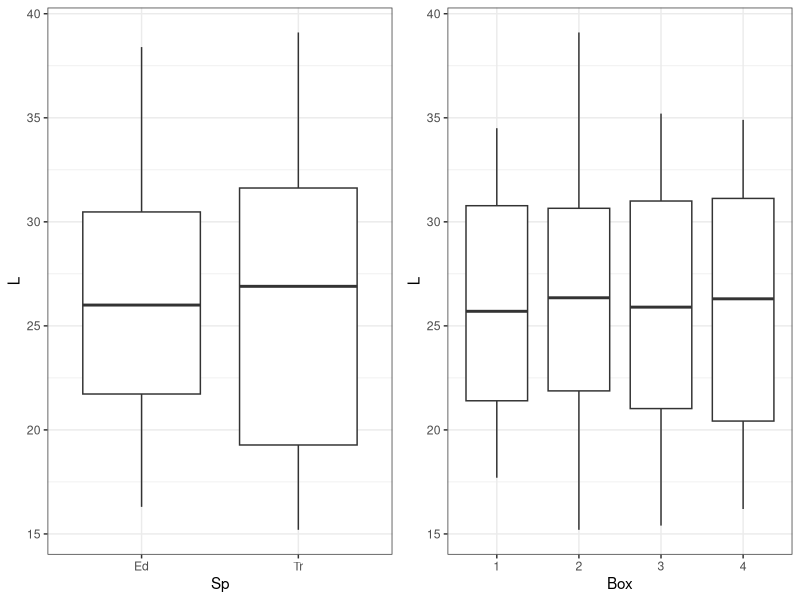
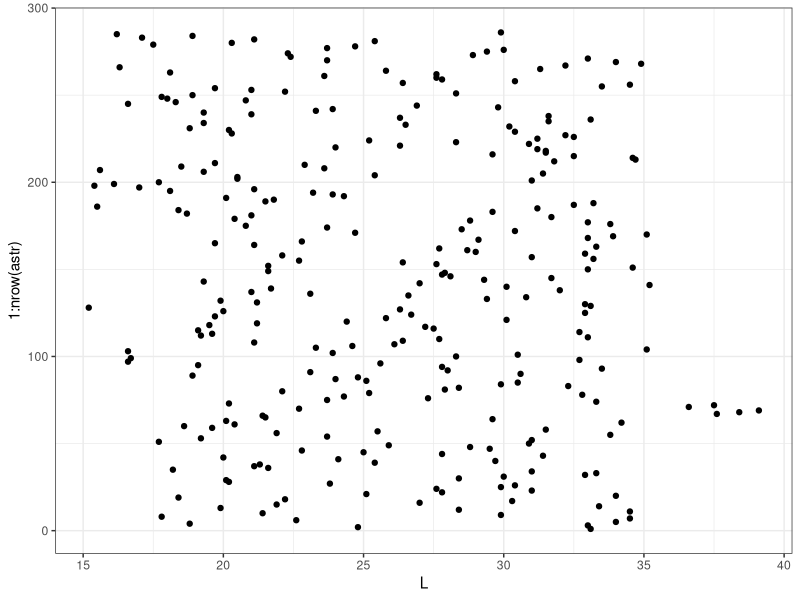
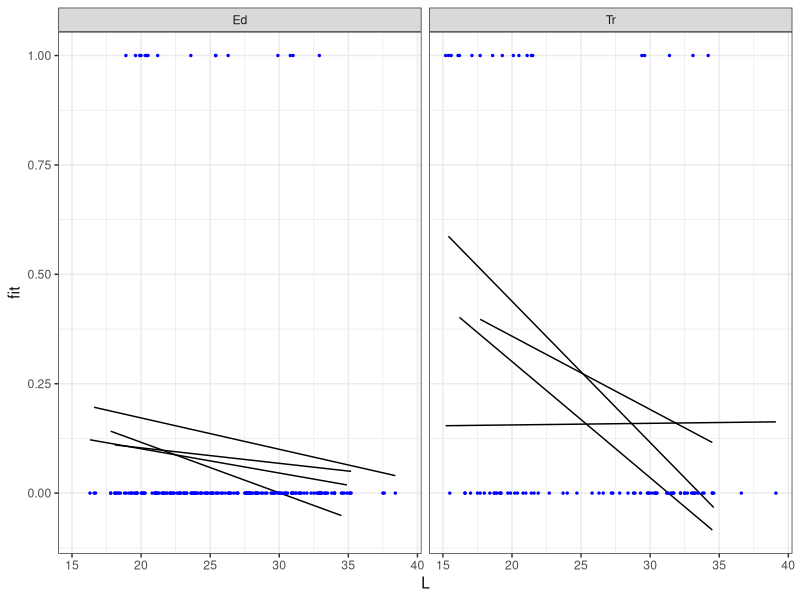
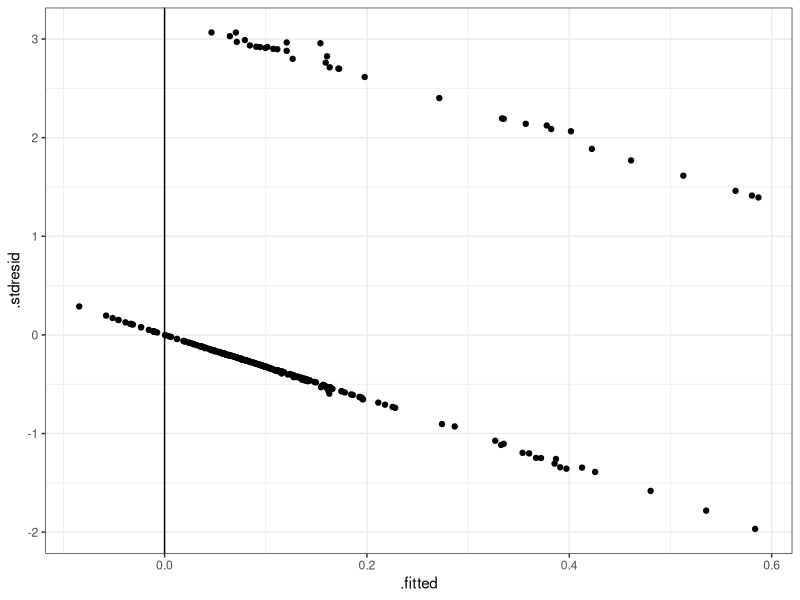
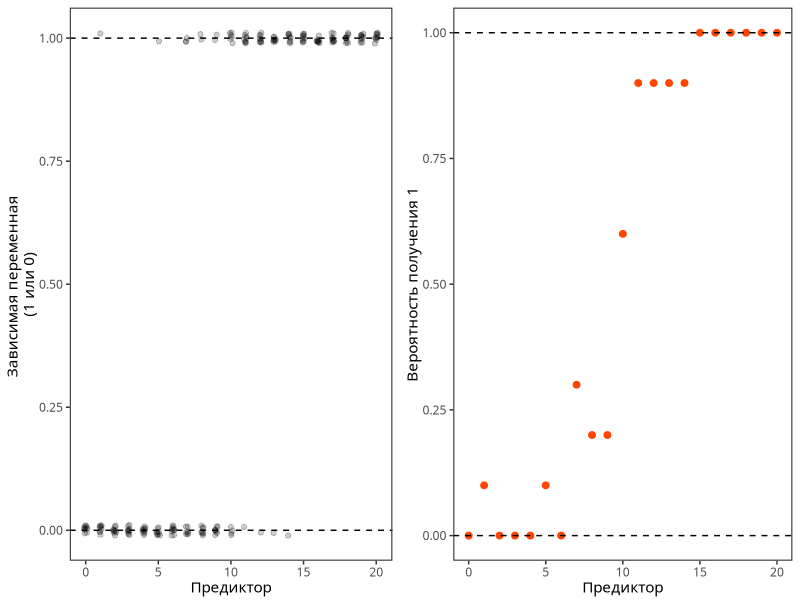
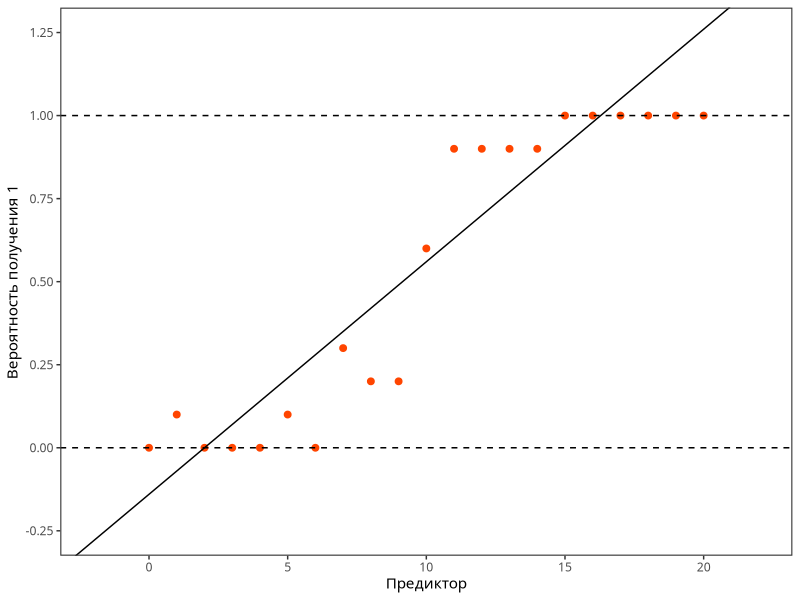
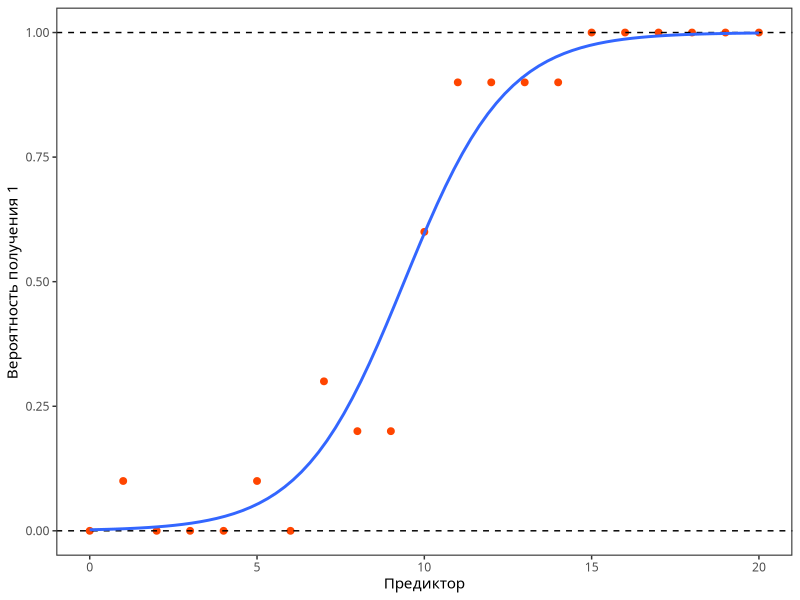
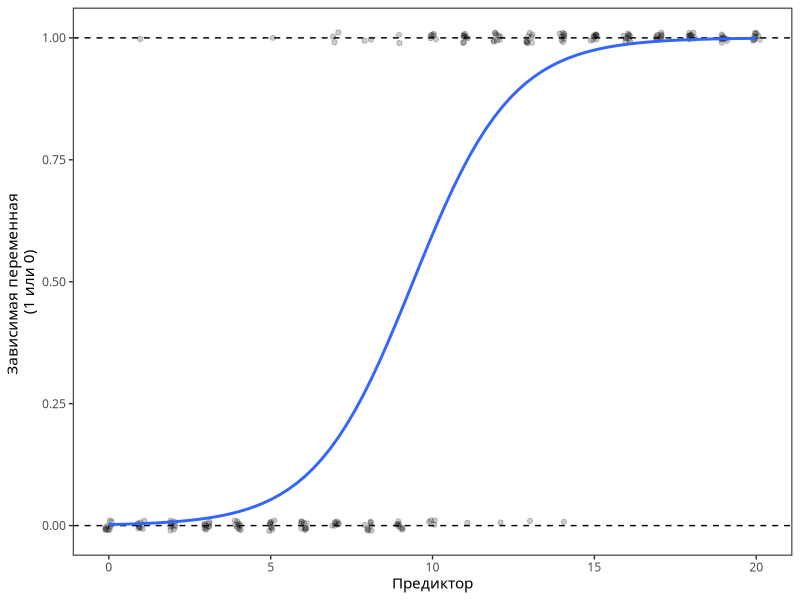

Write R code to recreate these figures, in order.
## ---- chunk 1
# output options
options(width = 70, scipen = 6, digits = 3)
library (knitr)
library (scales)
# chunk default options
opts_chunk$set(fig.show='hold', size='footnotesize', comment='#', 
               fig.width=4.5, out.width='3in',
               fig.height=2.25, out.height='1.5in',
               cache=FALSE,
               dev='cairo_pdf',
               warning=FALSE, message=FALSE)
# Тема для иллюстраций
library (ggplot2)
library (gridExtra)
theme_spbu <- function () { 
    theme_bw(base_size = 11, base_family='GT Eesti Pro Display') + 
    theme(plot.title = element_text(face = 'bold', colour = '#1e1e1e'), 
          panel.border = element_rect(fill = NA, size = 0.75), 
          panel.grid = element_blank(),
          strip.background = element_blank(), 
          strip.text = element_text(face = 'bold', colour = '#1e1e1e'))
}
# op <- par()
# par_spbu <- par(
#     mar = c(3, 3, 2, 0.5), # Dist' from plot to side of page
#     mgp = c(2, 0.4, 0), # Dist' plot to label
#     las = 1, # Rotate y-axis text
#     tck = -.01, # Reduce tick length
#     xaxs = 'i', yaxs = 'i', 
#     family = 'GT Eesti Pro Display',
#     mex = 0.8,
#     mgp = c(2, .5, 0),
#     tcl = -0.3) # Remove plot padding
#source(file = 'includes/spbu_cols.R')
#source(file = 'includes/functions.R')
## ---- chunk 2
# чтобы избежать scientific notation
options(scipen = 6, digits = 3)
## ---- chunk 3
astr <- read.csv('data/aster_mussel.csv', header = TRUE)
head(astr)
## ---- chunk 4
astr$Box <- factor(astr$Box)
## ---- chunk 5
colSums(is.na(astr))
## ---- chunk 6
table(astr$Box)
## ---- chunk 7
library(ggplot2); theme_set(theme_bw()); library(cowplot)

Pl_Sp <- ggplot(astr, aes(x = Sp, y = L)) + geom_boxplot()
Pl_Box <- ggplot(astr, aes(x = Box, y = L)) + geom_boxplot()
plot_grid(Pl_Sp, Pl_Box, ncol = 2)
## ---- chunk 8
ggplot(astr, aes(y = 1:nrow(astr))) + geom_point(aes(x = L) )
## ---- chunk 9
astr$Out <- ifelse(test = astr$Outcome == 'eaten', yes = 1,  no = 0)
## ---- chunk 10
mod_norm <- glm(Out ~ Sp * L * Box, data = astr)
## ---- chunk 11
library(dplyr)
new_data <- astr %>% group_by(Sp, Box)%>%
  do(data.frame(L = seq(min(.$L), max(.$L), length.out = 100)))
new_data$fit <- predict(mod_norm, newdata = new_data) # Предсказанные значения
ggplot(new_data, aes(x = L, y = fit)) + 
  geom_line(aes(group = Box)) + facet_wrap(~ Sp, ncol = 2) + 
  geom_point(data = astr, aes(x = L, y = Out), size = 0.5, color = 'blue')
## ---- chunk 12
mod_norm_diag <- fortify(mod_norm)
ggplot(mod_norm_diag, aes(x = .fitted, y = .stdresid)) +  
  geom_point() + geom_vline(xintercept = 0)
## ---- chunk 13
set.seed(123456)
x <- 0:20 

dat <- data.frame(X = rep(x, each = 10))

d <- exp(-5 + 0.5 * dat$X)
pi <- d/(1 + d) 

dat$Out <- rbinom(nrow(dat), 1, pi)

P1_discr <- ggplot(dat, aes(x = X, y = Out)) + geom_point(position = position_jitter(width = 0.11, height = 0.011), alpha = 0.2) + labs(x = 'Предиктор', y = 'Зависимая переменная \n(1 или 0)') + theme_spbu() + geom_hline(yintercept = 0, linetype = 2) + geom_hline(yintercept = 1, linetype = 2) + scale_y_continuous(breaks = seq(-0.25, 1.25, by = 0.25))

library(doBy)
library(cowplot)
Probs <- summaryBy(Out ~ X, data = dat, FUN = mean) 

Pl_prob <- ggplot(data = Probs, aes(x = X, y = Out.mean)) + geom_point(size = 2, color ='orangered') + labs(x = 'Предиктор', y = 'Вероятность получения 1')  + theme_spbu() + geom_hline(yintercept = 0, linetype = 2) + geom_hline(yintercept = 1, linetype = 2) + scale_y_continuous(breaks = seq(-0.25, 1.25, by = 0.25))

plot_grid(P1_discr, Pl_prob, ncol = 2)
## ---- chunk 14
mod_norm <- lm(Out.mean ~ X, data = Probs)
coef_mod_norm <- round(as.numeric(coef(mod_norm)),2)
Pl_prob + geom_abline(slope = coef_mod_norm[2], intercept = coef_mod_norm[1]) + coord_cartesian(ylim = c(-0.25, 1.25), xlim = c(-2, 22)) 
## ---- chunk 15
Pl_logistic <- Pl_prob + geom_smooth(method = 'glm', method.args = list(family='binomial'), se = FALSE)  
Pl_logistic
## ---- chunk 16
P1_discr + geom_smooth(method = 'glm', method.args = list(family='binomial'), se = FALSE)  
## ---- chunk 17
mod <- glm(Out ~ Sp*L*Box, family = binomial(link = 'logit'), data = astr)
## ---- chunk 18
library(car)
Anova(mod)
## ---- chunk 19
drop1(mod, test = 'Chi')
## ---- chunk 20
mod2 <- update(mod, . ~ . - Sp:L:Box)
## ---- chunk 21
drop1(mod2, test = 'Chi')

## ---- chunk 22
mod3 <- update(mod2, . ~ . - Sp:L)
## ---- chunk 23
drop1(mod3, test = 'Chi')

## ---- chunk 24
mod4 <- update(mod3, . ~ . - L:Box)
## ---- chunk 25
drop1(mod4, test = 'Chi')

## ---- chunk 26
mod5 <- update(mod4, . ~ . - Sp:Box)
## ---- chunk 27
drop1(mod5, test = 'Chi')

## ---- chunk 28
mod6 <- update(mod5, . ~ . - Box)
## ---- chunk 29
drop1(mod6, test = 'Chi')

## ---- chunk 30
AIC(mod, mod2, mod3, mod4, mod5, mod6)
## ---- chunk 31
summary(mod6)
## ---- chunk 32
# надо нанести горизонтальную линию 0.5. Синим сделать b0<0 а красным b0>0

X <- data.frame(x = seq(-10, 10))
logit <- function(x, b0, b1){
  exp(b0 + b1 * x) / (1 + exp(b0 + b1 * x))
}
lin <- function(x, b0, b1) {
  b0 + b1*x
}

gg_shift_intercept <- ggplot(X, aes(x = x)) + 
  stat_function(fun = lin, args = list(b0 = 3, b1 = 0.5), aes(colour = '#d73027'), size = 1.1) +
  stat_function(fun = lin, args = list(b0 = 0, b1 = 0.5), aes(colour = 'grey60'), size = 1) +
  stat_function(fun = lin, args = list(b0 = -3, b1 = 0.5), aes(colour = '#4575b4'), size = 0.9) + 
  scale_color_identity(name = 'Интерсепт', breaks = c('#d73027', 'grey60', '#4575b4'), labels = c('b0 = 3', 'b0 = 0', 'b0 = -3'), guide = 'legend') + 
  geom_vline(xintercept = 0, size = 0.3) +
  geom_hline(yintercept = 0, linetype = 1, size = 0.3) +
  coord_cartesian(xlim = c(-10, 10)) +  theme_spbu() + theme(legend.position = 'none') +
  labs(y = 'Логиты')
# gg_shift_intercept

gg_negative_slope <- ggplot(X, aes(x = x)) + 
    stat_function(fun = lin, args = list(b0 = 0, b1 = -2), aes(colour = '#4575b4'), size = 1) +
  stat_function(fun = lin, args = list(b0 = 0, b1 = -1), aes(colour = '#74add1'), size = 1) +
  stat_function(fun = lin, args = list(b0 = 0, b1 = -0.5), aes(colour = '#abd9e9'), size = 1) +
    scale_color_identity(name = 'Отрицательный угловой коэффициент', breaks = c('#abd9e9', '#74add1', '#4575b4'), labels = c('b1 = -0.5', 'b1 = -1', 'b1 = -2'), guide = 'legend') + 
    geom_vline(xintercept = 0, size = 0.3) +
  geom_hline(yintercept = 0, linetype = 1, size = 0.3) +
  coord_cartesian(xlim = c(-6, 6)) +  theme_spbu() + theme(legend.position = 'none') +
  labs(y = 'Логиты')
# gg_negative_slope

gg_positive_slope <- ggplot(X, aes(x = x)) + 
  stat_function(fun = lin, args = list(b0 = 0, b1 = 0.5), aes(colour = '#fdae61'), size = 1) +
    stat_function(fun = lin, args = list(b0 = 0, b1 = 1), aes(colour = '#f46d43'), size = 1) +
  stat_function(fun = lin, args = list(b0 = 0, b1 = 2), aes(colour = '#d73027'), size = 1) +
      scale_color_identity(name = 'Положительный угловой коэффициент', breaks = c('#fdae61', '#f46d43', '#d73027'), labels = c('b1 = 0.5', 'b1 = 1', 'b1 = 2'), guide = 'legend') + 
    geom_vline(xintercept = 0, size = 0.3) +
  geom_hline(yintercept = 0, linetype = 1, size = 0.3) +
  coord_cartesian(xlim = c(-6, 6)) +  theme_spbu() + theme(legend.position = 'none') +
  labs(y = 'Логиты')
# gg_positive_slope

gg_shift_intercept_pi <- ggplot(X, aes(x = x)) + 
  stat_function(fun = logit, args = list(b0 = 3, b1 = 0.5), aes(colour = '#d73027'), size = 1.1) +
  stat_function(fun = logit, args = list(b0 = 0, b1 = 0.5), aes(colour = 'grey60'), size = 1) +
  stat_function(fun = logit, args = list(b0 = -3, b1 = 0.5), aes(colour = '#4575b4'), size = 0.9) + 
  scale_color_identity(name = 'Интерсепт', breaks = c('#d73027', 'grey60', '#4575b4'), labels = c('b0 = 3', 'b0 = 0', 'b0 = -3'), guide = 'legend') + 
  geom_vline(xintercept = 0, size = 0.3) +
  geom_hline(yintercept = c(0, 0.5, 1), linetype = c(2, 1, 2), size = rep(0.3, 3)) +
  coord_cartesian(xlim = c(-10, 10)) +  theme_spbu() + theme(legend.position = 'bottom') +
  guides(colour = guide_legend(ncol = 1)) +
  labs(y = 'Вероятности')
# gg_shift_intercept_pi

gg_negative_slope_pi <- ggplot(X, aes(x = x)) + 
    stat_function(fun = logit, args = list(b0 = 0, b1 = -2), aes(colour = '#4575b4'), size = 1) +
  stat_function(fun = logit, args = list(b0 = 0, b1 = -1), aes(colour = '#74add1'), size = 1) +
  stat_function(fun = logit, args = list(b0 = 0, b1 = -0.5), aes(colour = '#abd9e9'), size = 1) +
    scale_color_identity(name = 'Отрицательный \nугловой \nкоэффициент', breaks = c('#abd9e9', '#74add1', '#4575b4'), labels = c('b1 = -0.5', 'b1 = -1', 'b1 = -2'), guide = 'legend') + 
    geom_vline(xintercept = 0, size = 0.3) +
  geom_hline(yintercept = c(0, 0.5, 1), linetype = c(2, 1, 2), size = rep(0.3, 3)) +
  coord_cartesian(xlim = c(-6, 6)) +  theme_spbu() + theme(legend.position = 'bottom') +
  guides(colour = guide_legend(ncol = 1)) +
  labs(y = 'Вероятности')
# gg_negative_slope_pi

gg_positive_slope_pi <- ggplot(X, aes(x = x)) + 
  stat_function(fun = logit, args = list(b0 = 0, b1 = 0.5), aes(colour = '#fdae61'), size = 1) +
    stat_function(fun = logit, args = list(b0 = 0, b1 = 1), aes(colour = '#f46d43'), size = 1) +
  stat_function(fun = logit, args = list(b0 = 0, b1 = 2), aes(colour = '#d73027'), size = 1) +
      scale_color_identity(name = 'Положительный \nугловой \nкоэффициент', breaks = c('#fdae61', '#f46d43', '#d73027'), labels = c('b1 = 0.5', 'b1 = 1', 'b1 = 2'), guide = 'legend') + 
    geom_vline(xintercept = 0, size = 0.3) +
  geom_hline(yintercept = c(0, 0.5, 1), linetype = c(2, 1, 2), size = rep(0.3, 3)) +
  coord_cartesian(xlim = c(-6, 6)) +  theme_spbu() + theme(legend.position = 'bottom') +
  guides(colour = guide_legend(ncol = 1)) +
  labs(y = 'Вероятности')
# gg_positive_slope_pi

plot_grid(
  gg_negative_slope, gg_positive_slope, gg_shift_intercept, 
  gg_negative_slope_pi, gg_positive_slope_pi, gg_shift_intercept_pi,
  nrow = 2, rel_heights = c(0.37, 0.63), align = 'v')
## ---- chunk 33
mod6_diag <- data.frame(.fitted = predict(mod6, type = 'response'),
                         .resid_p = resid(mod6, type = 'pearson'))
ggplot(mod6_diag, aes(y = .resid_p, x = .fitted)) + geom_point() +
  geom_hline(yintercept = 0) +  geom_smooth(method = 'loess')
## ---- chunk 34
# Функция для проверки наличия сверхдисперсии в модели (автор Ben Bolker)
# http://bbolker.github.io/mixedmodels-misc/glmmFAQ.html
overdisp_fun <- function(model) {
    rdf <- df.residual(model)  # Число степеней свободы N - p
    rp <- residuals(model,type='pearson') # Пирсоновские остатки
    Pearson.chisq <- sum(rp^2) # Сумма квадратов остатков, подчиняется Хи-квадрат распределению 
    prat <- Pearson.chisq/rdf  # Отношение суммы квадратов остатков к числу степеней свободы
    pval <- pchisq(Pearson.chisq, df=rdf, lower.tail=FALSE) # Уровень значимости
    c(chisq=Pearson.chisq,ratio=prat,rdf=rdf,p=pval)        # Вывод результатов
}

overdisp_fun(mod6)
## ---- chunk 35
library(dplyr)
new_data <- astr %>% group_by(Sp)%>%
  do(data.frame(L = seq(min(.$L), max(.$L), length.out = 100)))
## ---- chunk 36
# Модельная матрица и коэффициенты
X <- model.matrix(~ Sp + L, data =  new_data)
b <- coef(mod6)
# Предсказанные значения и стандартные ошибки...
# ...в масштабе функции связи (логит)

new_data$fit_eta <- X %*% b       
new_data$se_eta <- sqrt(diag(X %*% vcov(mod6) %*% t(X)))

# ...в масштабе отклика (применяем функцию, обратную функции связи)

logit_back <- function(x) exp(x)/(1 + exp(x)) # обратная логит-трансформация

new_data$fit_pi <- logit_back(new_data$fit_eta)
new_data$lwr_pi <- logit_back(new_data$fit_eta - 2 * new_data$se_eta)
new_data$upr_pi <- logit_back(new_data$fit_eta + 2 * new_data$se_eta)

head(new_data, 2)
## ---- chunk 37

ggplot(new_data, aes(x = L, y = fit_eta, fill = Sp)) + 
  geom_ribbon(aes(ymin = fit_eta - 2 * se_eta, ymax = fit_eta + 2 * se_eta), alpha = 0.5) +
  geom_line(aes(color = Sp))
## ---- chunk 38
ggplot(new_data, aes(x = L, y = fit_pi, fill = Sp)) + 
  geom_ribbon(aes(ymin = lwr_pi, ymax = upr_pi), alpha = 0.5) +
  geom_line(aes(color = Sp)) +
  labs(y='Вероятность', title = 'Вероятность быть съеденной')
## ---- chunk 39
ggplot(new_data, aes(x = L, y = fit_pi, fill = Sp)) + 
  geom_ribbon(aes(ymin = lwr_pi, ymax = upr_pi), alpha = 0.5) +
  geom_line(aes(color = Sp)) +
  labs(y='Вероятность', title = 'Вероятность быть съеденной')
